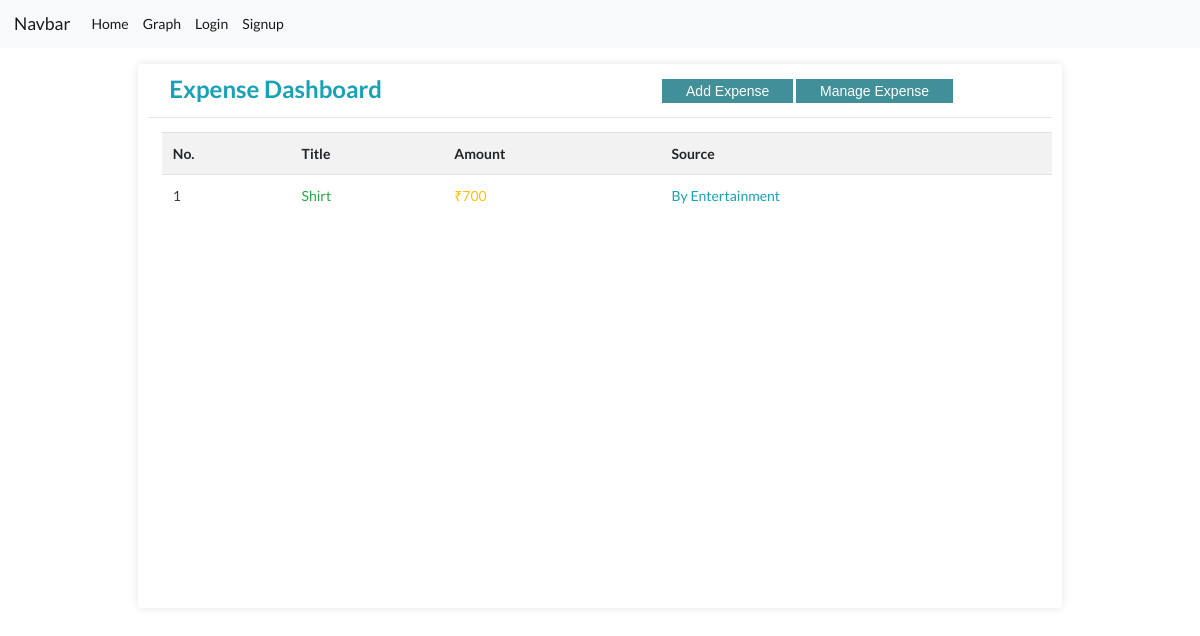
The app's page /expense, older data.
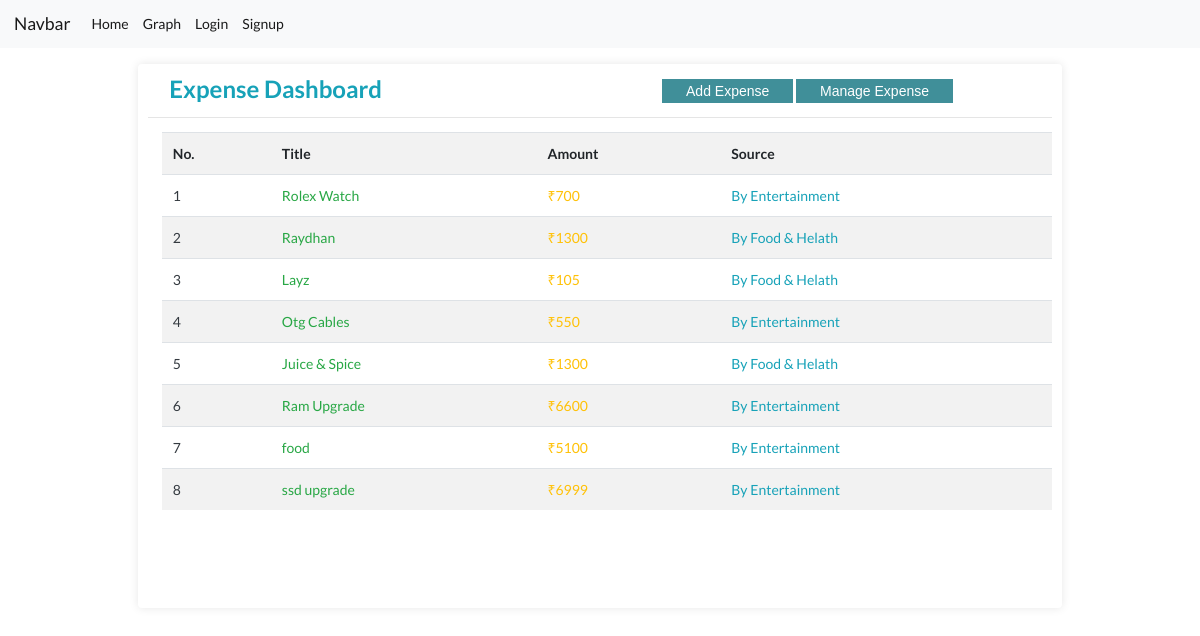
The same page, newer data.
### CoreApp/models.py (models this page shows, shortened)
class AddExpense(models.Model):
    title = models.CharField(max_length=100, blank=False, null=False)
    category = models.ForeignKey(ExpenseCat, on_delete=models.CASCADE)
    amount = models.PositiveIntegerField()
    date_time = models.DateTimeField(default=datetime.now)

class ExpenseCat(models.Model):
    title = models.CharField(max_length=100, blank=False, null=False)
    def __str__(self):
        return self.title

### CoreApp/views.py (the view)
# urls.py: path('expense', ExpenseViewModel.as_view(), name="expense"),
class ExpenseViewModel(TemplateView):
    template_name = "expense/expense.html"
    def get_context_data(self, **kwargs):
        context = super().get_context_data(**kwargs)
        context['add_expense'] = AddExpense.objects.all()
        return context

### templates/expense/expense.html (shortened to what this page needs)
{% extends 'base.html' %}
{% block content %}
<div class="container">
    <div class="row box">
        <div class="box-element col-md-10">
            <div>
                <h2 class="text-info ml-4" style="float: left;">Expense Dashboard</h2>
                <a href="{% url 'addexpenseamount' %}"><button class="add-btn">Add Expense</button></a>
                <a href="{% url 'manageexpense' %}"><button class="mng-btn">Manage Expense</button></a>
            </div>
            <hr>
            <div class="mt-3 ml-3">
                <table class="table table-striped">
                    <tr>
                        <th>No.</th>
                        <th>Title</th>
                        <th>Amount</th>
                        <th>Source</th>
                    </tr>
                    {% for amount in add_expense %}
                    <tr>
                        <td class="text-dark">{{ forloop.counter }}</td>
                        <td class="text-success">{{ amount.title }}</td>
                        <td class="text-warning"> ₹{{ amount.amount }}</td>
                        <td class="text-info">By {{ amount.category }}</td>
                    {% empty %}
                        <td class="text-danger">No items Yet.</td>
                    </tr>
                    {% endfor %}
                </table>
            </div>
        </div>
    </div>
</div>
{% endblock %}

### templates/base.html (shortened to what this page needs)
<!DOCTYPE html>
<html lang="en">
<head>
    <meta name="viewport" content="width=device-width, initial-scale=1.0"><link rel="stylesheet" href="https://cdn.jsdelivr.net/npm/bootstrap@4.5.3/dist/css/bootstrap.min.css">
    <link rel="stylesheet" type='text/css' href="https://cdnjs.cloudflare.com/ajax/libs/semantic-ui/2.2.14/semantic.min.css">
    <link rel="stylesheet" href="https://cdnjs.cloudflare.com/ajax/libs/Chart.js/2.8.0/Chart.min.css" />
  </head>
  <body>
  </body>
</html>
<body>
    <nav class="navbar navbar-expand-lg navbar-light bg-light">
        <a class="navbar-brand" href="#">Navbar</a>
        <div class="collapse navbar-collapse" id="navbarSupportedContent">
          <ul class="navbar-nav mr-auto">
            <li class="nav-item active">
              <a class="nav-link" href="{% url 'home' %}">Home <span class="sr-only">(current)</span></a>
            </li>
            <li class="nav-item active">
              <a class="nav-link" href="{% url 'graph' %}">Graph <span class="sr-only">(current)</span></a>
            </li>
          {% if user.username %}
            <li class="nav-item active">
              <a class="nav-link" href="{% url 'logout' %}">Logout <span class="sr-only">(current)</span></a>
            </li>
            <li class="nav-item active">
              <a class="nav-link" href="">Welcome {{ request.user.username }}! <span class="sr-only">(current)</span></a>
            </li>
          {% else %}
            <li class="nav-item active">
              <a class="nav-link" href="{% url 'login' %}">Login <span class="sr-only">(current)</span></a>
            </li>
            <li class="nav-item active">
              <a class="nav-link" href="{% url 'signup' %}">Signup <span class="sr-only">(current)</span></a>
            </li>
          {% endif %}
        </div>
      </nav>
    {% block content %}{% endblock %}
</body>
</html>

### templates/expense/expense.html (style rules this page uses)
.box-element, col-md-7 { background-color: rgb(255, 255, 255); color: rgb(0, 0, 0); text-shadow: 5em; box-shadow: hsl(0, 0%, 90%) 0 0 10px; border-radius: 4px; padding: 10px; }
.box { justify-content: center; padding: 16px 16px 0; min-height: 70vh; }
.add-btn { padding: 4px 24px; background-color: rgb(64, 143, 153); color: white; border: none; margin-top: 5px; margin-left: 280px; }
.mng-btn { padding: 4px 24px; background-color: rgb(64, 143, 153); color: white; border: none; margin-top: 5px; margin-left: px; }

Row changes from the older to the newer data that the page shows:
added AddExpense: title "Rolex Watch", amount "700", category "Entertainment"
added AddExpense: title "Raydhan", amount "1300", category "Food & Helath"
added AddExpense: title "Layz", amount "105", category "Food & Helath"
added AddExpense: title "Otg Cables", amount "550", category "Entertainment"
added AddExpense: title "Juice & Spice", amount "1300", category "Food & Helath"
added AddExpense: title "Ram Upgrade", amount "6600", category "Entertainment"
added AddExpense: title "food", amount "5100", category "Entertainment"
changed AddExpense: title "Shirt" → "ssd upgrade"; amount "700" → "6999"
